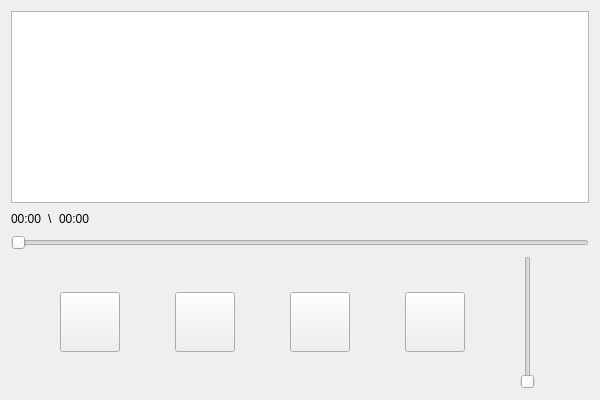
<?xml version="1.0" encoding="UTF-8"?>
<ui version="4.0">
 <class>musicPlayer</class>
 <widget class="QWidget" name="musicPlayer">
  <property name="geometry">
   <rect>
    <x>0</x>
    <y>0</y>
    <width>600</width>
    <height>400</height>
   </rect>
  </property>
  <property name="windowTitle">
   <string>Form</string>
  </property>
  <layout class="QVBoxLayout" name="verticalLayout">
   <item>
    <widget class="QListView" name="songlist">
     <property name="editTriggers">
      <set>QAbstractItemView::NoEditTriggers</set>
     </property>
    </widget>
   </item>
   <item>
    <layout class="QHBoxLayout" name="horizontalLayout_3">
     <item>
      <layout class="QHBoxLayout" name="horizontalLayout_2">
       <item>
        <widget class="QLabel" name="curPlayLab">
         <property name="text">
          <string>00:00</string>
         </property>
        </widget>
       </item>
       <item>
        <widget class="QLabel" name="label_2">
         <property name="text">
          <string>\</string>
         </property>
        </widget>
       </item>
       <item>
        <widget class="QLabel" name="durationLab">
         <property name="text">
          <string>00:00</string>
         </property>
        </widget>
       </item>
      </layout>
     </item>
     <item>
      <spacer name="horizontalSpacer">
       <property name="orientation">
        <enum>Qt::Horizontal</enum>
       </property>
       <property name="sizeHint" stdset="0">
        <size>
         <width>40</width>
         <height>20</height>
        </size>
       </property>
      </spacer>
     </item>
    </layout>
   </item>
   <item>
    <widget class="ClickableSlider" name="playtimeSlider">
     <property name="orientation">
      <enum>Qt::Horizontal</enum>
     </property>
    </widget>
   </item>
   <item>
    <layout class="QHBoxLayout" name="horizontalLayout">
     <item>
      <widget class="QPushButton" name="openDirBtn">
       <property name="minimumSize">
        <size>
         <width>60</width>
         <height>60</height>
        </size>
       </property>
       <property name="maximumSize">
        <size>
         <width>60</width>
         <height>60</height>
        </size>
       </property>
       <property name="styleSheet">
        <string notr="true">image: url(:/icon/icon/文件夹.png);</string>
       </property>
       <property name="text">
        <string/>
       </property>
      </widget>
     </item>
     <item>
      <widget class="QPushButton" name="prevBtn">
       <property name="minimumSize">
        <size>
         <width>60</width>
         <height>60</height>
        </size>
       </property>
       <property name="maximumSize">
        <size>
         <width>60</width>
         <height>60</height>
        </size>
       </property>
       <property name="styleSheet">
        <string notr="true">image: url(:/icon/icon/上一个.png);</string>
       </property>
       <property name="text">
        <string/>
       </property>
      </widget>
     </item>
     <item>
      <widget class="QPushButton" name="playBtn">
       <property name="minimumSize">
        <size>
         <width>60</width>
         <height>60</height>
        </size>
       </property>
       <property name="maximumSize">
        <size>
         <width>60</width>
         <height>60</height>
        </size>
       </property>
       <property name="styleSheet">
        <string notr="true">image: url(:/icon/icon/暂停.png);</string>
       </property>
       <property name="text">
        <string/>
       </property>
      </widget>
     </item>
     <item>
      <widget class="QPushButton" name="nextBtn">
       <property name="minimumSize">
        <size>
         <width>60</width>
         <height>60</height>
        </size>
       </property>
       <property name="maximumSize">
        <size>
         <width>60</width>
         <height>60</height>
        </size>
       </property>
       <property name="styleSheet">
        <string notr="true">image: url(:/icon/icon/下一个.png);</string>
       </property>
       <property name="text">
        <string/>
       </property>
      </widget>
     </item>
     <item>
      <widget class="ClickableSlider" name="volumeSlider">
       <property name="orientation">
        <enum>Qt::Vertical</enum>
       </property>
      </widget>
     </item>
    </layout>
   </item>
  </layout>
 </widget>
 <customwidgets>
  <customwidget>
   <class>ClickableSlider</class>
   <extends>QSlider</extends>
   <header>library/clickableslider.h</header>
  </customwidget>
 </customwidgets>
 <resources/>
 <connections/>
</ui>
